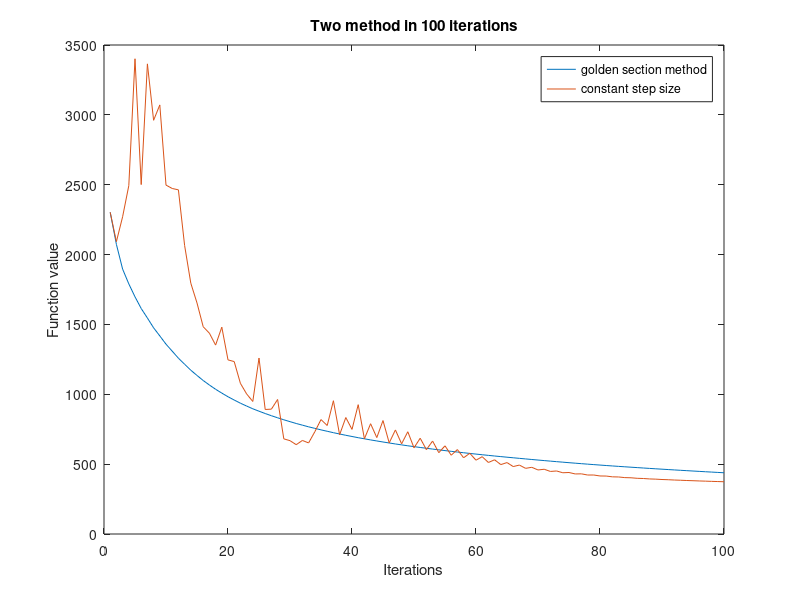

Here is the MATLAB script that generated this plot:
load('function_value_iteration_iteration=5000_goldensection.mat')
plot(1:100, fcn_val_iter(1:100));
hold on;
load('function_value_iteration.mat');
plot(1:100, fcn_val_iter(1:100));
legend('golden section method', 'constant step size')
xlabel('Iterations');
ylabel('Function value');
title('Two method in 100 iterations');